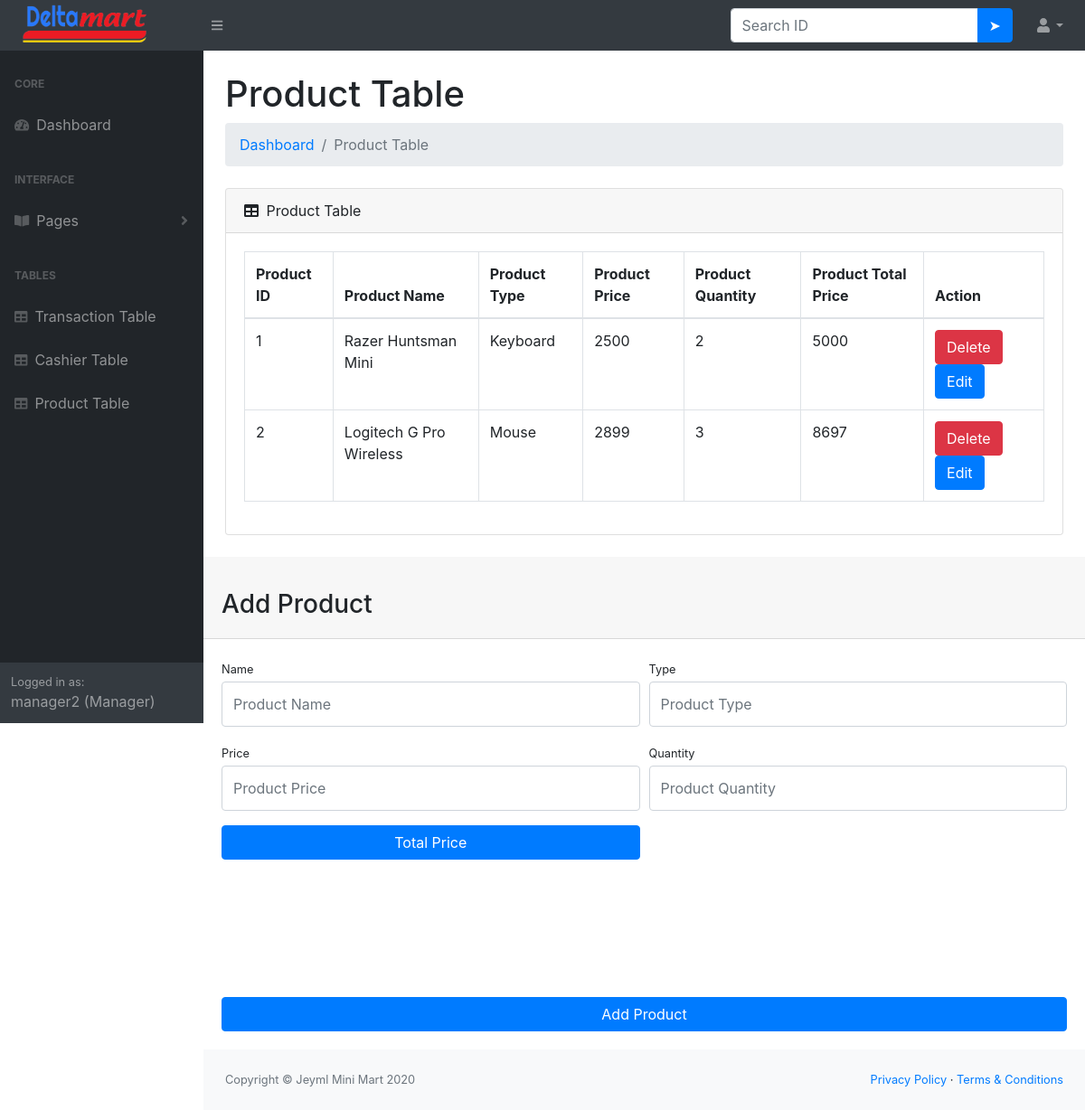
The app's page /manager/productTable.php (signed in) with its own data.
### tables this page shows
CREATE TABLE `producttable` (
  `productID` int(11) NOT NULL,
  `productName` varchar(50) NOT NULL,
  `productType` varchar(50) NOT NULL,
  `productPrice` float NOT NULL,
  `productQuantity` int(11) NOT NULL,
  `productTotal` double NOT NULL
);

### manager/productTable.php (the view, shortened to what this page needs)
<?php
    require_once("dbconnection.php");
    $statement = $connect->prepare('SELECT * FROM producttable');
    $statement->execute();
?>
<!DOCTYPE html>
<html lang="en">
    <head>
        <link href="css/styles.css" rel="stylesheet" />
        <link href="https://cdn.datatables.net/1.10.20/css/dataTables.bootstrap4.min.css" rel="stylesheet" />
    </head>
    <body class="sb-nav-fixed">
        <nav class="sb-topnav navbar navbar-expand navbar-dark bg-dark">
            <a class="navbar-brand" href="dashboard.php"><img src="../img/logo.png" height="50px" width="155px"></a>
            <button class="btn btn-link btn-sm order-1 order-lg-0" id="sidebarToggle" href="#"><i class="fas fa-bars"></i></button>
            <form class="d-none d-md-inline-block form-inline ml-auto mr-0 mr-md-3 my-2 my-md-0" method="post" action="productSearch.php">
                <div class="input-group">
                    <input class="form-control" type="text" placeholder="Search ID" name="productID" aria-label="Search" aria-describedby="basic-addon2" />
                    <div class="input-group-append">
                        <input class="btn btn-primary" type="submit" name="search" value="➤"></input>
                    </div>
                </div>
            </form>
            <ul class="navbar-nav ml-auto ml-md-0">
                <li class="nav-item dropdown">
                    <a class="nav-link dropdown-toggle" id="userDropdown" href="#" role="button" data-toggle="dropdown" aria-haspopup="true" aria-expanded="false"><i class="fas fa-user fa-fw"></i></a>
                </li>
            </ul>
        </nav>
        <div id="layoutSidenav">
            <div id="layoutSidenav_nav">
                <nav class="sb-sidenav accordion sb-sidenav-dark" id="sidenavAccordion">
                    <div class="sb-sidenav-menu">
                        <div class="nav">
                            <div class="sb-sidenav-menu-heading">Core</div>
                            <a class="nav-link" href="dashboard.php">
                                <div class="sb-nav-link-icon"><i class="fas fa-tachometer-alt"></i></div>
                                Dashboard
                            </a>
                            <div class="sb-sidenav-menu-heading">Interface</div>
                            <a class="nav-link collapsed" href="#" data-toggle="collapse" data-target="#collapsePages" aria-expanded="false" aria-controls="collapsePages">
                                <div class="sb-nav-link-icon"><i class="fas fa-book-open"></i></div>
                                Pages
                                <div class="sb-sidenav-collapse-arrow"><i class="fas fa-angle-down"></i></div>
                            </a>
                            <div class="sb-sidenav-menu-heading">Tables</div>
                            <a class="nav-link" href="transactionTable.php">
                                <div class="sb-nav-link-icon"><i class="fas fa-table"></i></div>
                                Transaction Table
                            </a>
                            <a class="nav-link" href="cashierTable.php">
                                <div class="sb-nav-link-icon"><i class="fas fa-table"></i></div>
                                Cashier Table
                            </a>
                            <a class="nav-link" href="#">
                                <div class="sb-nav-link-icon"><i class="fas fa-table"></i></div>
                                Product Table
                            </a>
                        </div>
                    </div>
                    <div class="sb-sidenav-footer">
                        <div class="small">Logged in as:</div>
                        <?php echo $_SESSION["managerUsername"]; ?> (Manager)
                    </div>
                </nav>
            </div>
            <div id="layoutSidenav_content">
                <main>
                    <div class="container-fluid">
                        <h1 class="mt-4">Product Table</h1>
                        <ol class="breadcrumb mb-4">
                            <li class="breadcrumb-item"><a href="dashboard.php">Dashboard</a></li>
                            <li class="breadcrumb-item active">Product Table</li>
                        </ol>
                        <div class="card mb-4">
                            <div class="card-header">
                                <i class="fas fa-table mr-1"></i>
                                Product Table
                            </div>
                            <div class="card-body">
                                <div class="table-responsive">
                                    <table class="table table-bordered" id="dataTable" width="100%" cellspacing="0">
                                        <thead>
                                            <tr>
                                                <th>Product ID</th>
                                                <th>Product Name</th>
                                                <th>Product Type</th>
                                                <th>Product Price</th>
                                                <th>Product Quantity</th>
                                                <th>Product Total Price</th>
                                                <th>Action</th>
                                            </tr>
                                        </thead>
                                        <tbody>
                                            <?php while ($producttable=$statement->fetch(PDO::FETCH_OBJ)){?>
                                            <tr>
                                                <td><?php echo $producttable->productID; ?></td>
                                                <td><?php echo $producttable->productName; ?></td>
                                                <td><?php echo $producttable->productType; ?></td>
                                                <td><?php echo $producttable->productPrice; ?></td>
                                                <td><?php echo $producttable->productQuantity; ?></td>
                                                <td><?php echo $producttable->productTotal; ?></td>
                                                <td>
                                                    <a onclick="return confirm('Are you sure you want to delete this ID?')" class="btn btn-danger" href="productDelete.php?productID=<?php echo $producttable->productID ?>">Delete</a>
                                                    <a class="btn btn-primary" href="productEdit.php?productID=<?php echo $producttable->productID ?>">Edit</a>
                                                </td>
                                            </tr>
                                            <?php }?>
                                        </tbody>
                                    </table>
                                </div>
                            </div>
                        </div>
                    </div>
                    <div class="card-header"><h3 class="mt-4">Add Product</h3></div>
                    <div class="card-body">
                        <form  name="transaction_form" method="post" autocomplete="off">
                            <div class="form-row">
                                <div class="col-md-6">
                                    <div class="form-group">
                                        <label class="small mb-1" for="productName">Name</label>
                                        <input class="form-control py-4" type="text" name="productName" placeholder="Product Name" required/>
                                    </div>
                                </div>
                                <div class="col-md-6">
                                    <div class="form-group">
                                        <label class="small mb-1" for="productType">Type</label>
                                        <input class="form-control py-4" type="text" name="productType" placeholder="Product Type" required/>
                                    </div>
                                </div>
                                <div class="col-md-6">
                                    <div class="form-group">
                                        <label class="small mb-1" for="productPrice">Price</label>
                                        <input class="form-control py-4" type="text" name="productPrice" placeholder="Product Price" required/>
                                    </div>
                                </div>
                                <div class="col-md-6">
                                    <div class="form-group">
                                        <label class="small mb-1" for="productQuantity">Quantity</label>
                                        <input class="form-control py-4" type="text" name="productQuantity" placeholder="Product Quantity" required/>
                                    </div>
                                </div>
                                <div class="col-md-6">
                                    <div class="form-group">
                                        <input type="submit" name="totalprice" class="btn btn-primary btn-block" value="Total Price"/>
                                    </div>
                                </div>
                            </div>
                        </form>
                        <form name="transaction_form" method="post" autocomplete="off">
                            <input type="hidden" name="productName" value="<?php echo"$productName" ?>" ><br>
                            <input type="hidden" name="productType" value="<?php echo"$productType" ?>"><br>
                            <input type="hidden" name="productPrice" value="<?php echo"$productPrice" ?>"><br>
                            <input type="hidden" name="productQuantity" value="<?php echo"$productQuantity" ?>" ><br>
                            <div class="form-group mt-4 mb-0">
                                <input type="submit" name="addproduct" class="btn btn-primary btn-block" value="Add Product"/>
                            </div>
                        </form>
                    </div>
                </main>
                <footer class="py-4 bg-light mt-auto">
                    <div class="container-fluid">
                        <div class="d-flex align-items-center justify-content-between small">
                            <div class="text-muted">Copyright &copy; Jeyml Mini Mart 2020</div>
                            <div>
                                <a href="#">Privacy Policy</a>
                                &middot;
                                <a href="#">Terms &amp; Conditions</a>
                            </div>
                        </div>
                    </div>
                </footer>
            </div>
        </div>
    </body>
</html>

### records on screen
producttable: productID "1", productName "Razer Huntsman Mini", productType "Keyboard", productPrice "2500", productQuantity "2", productTotal "5000"
producttable: productID "2", productName "Logitech G Pro Wireless", productType "Mouse", productPrice "2899", productQuantity "3", productTotal "8697"

### other values on screen
$_SESSION["managerUsername"] "manager2"
